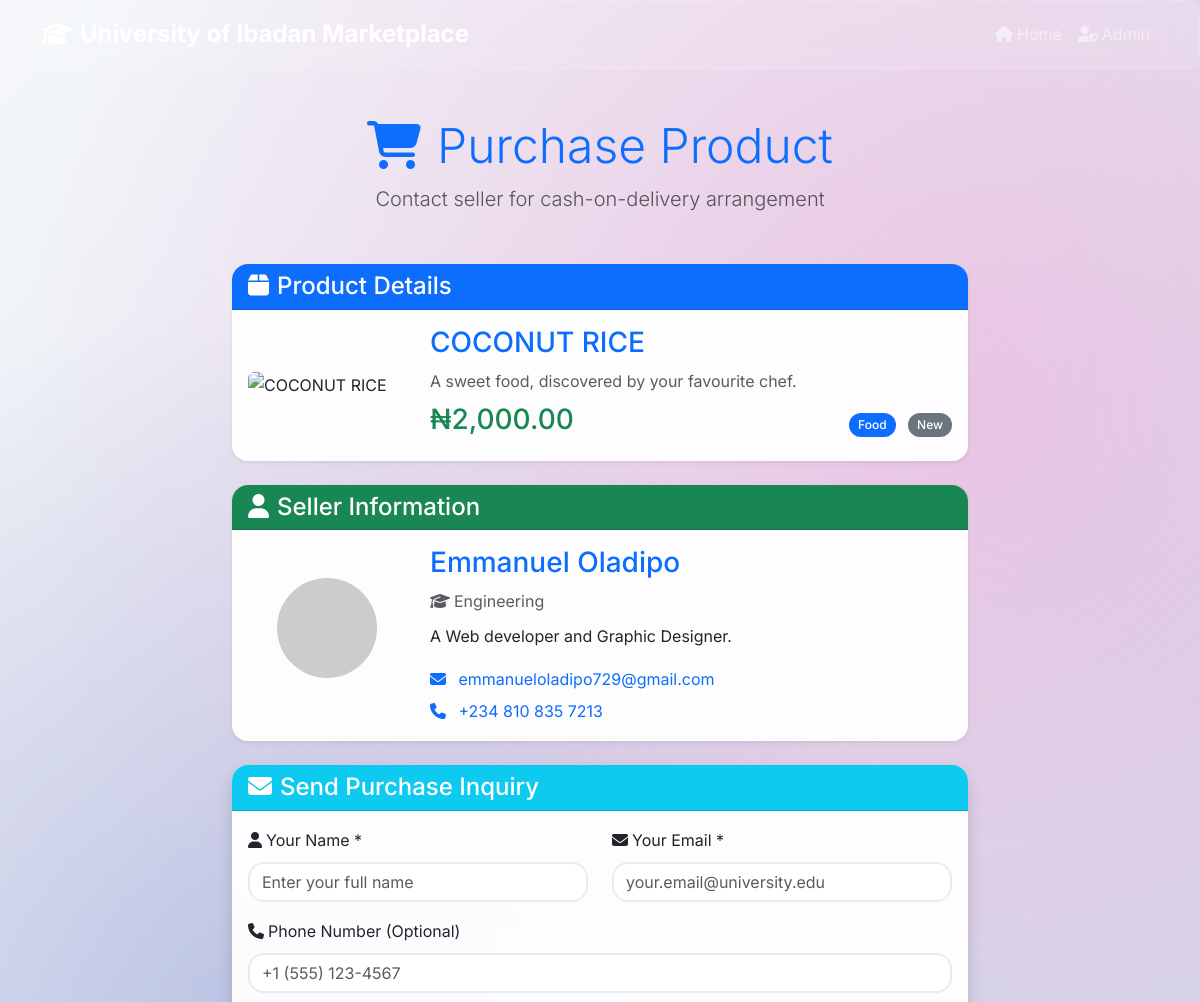
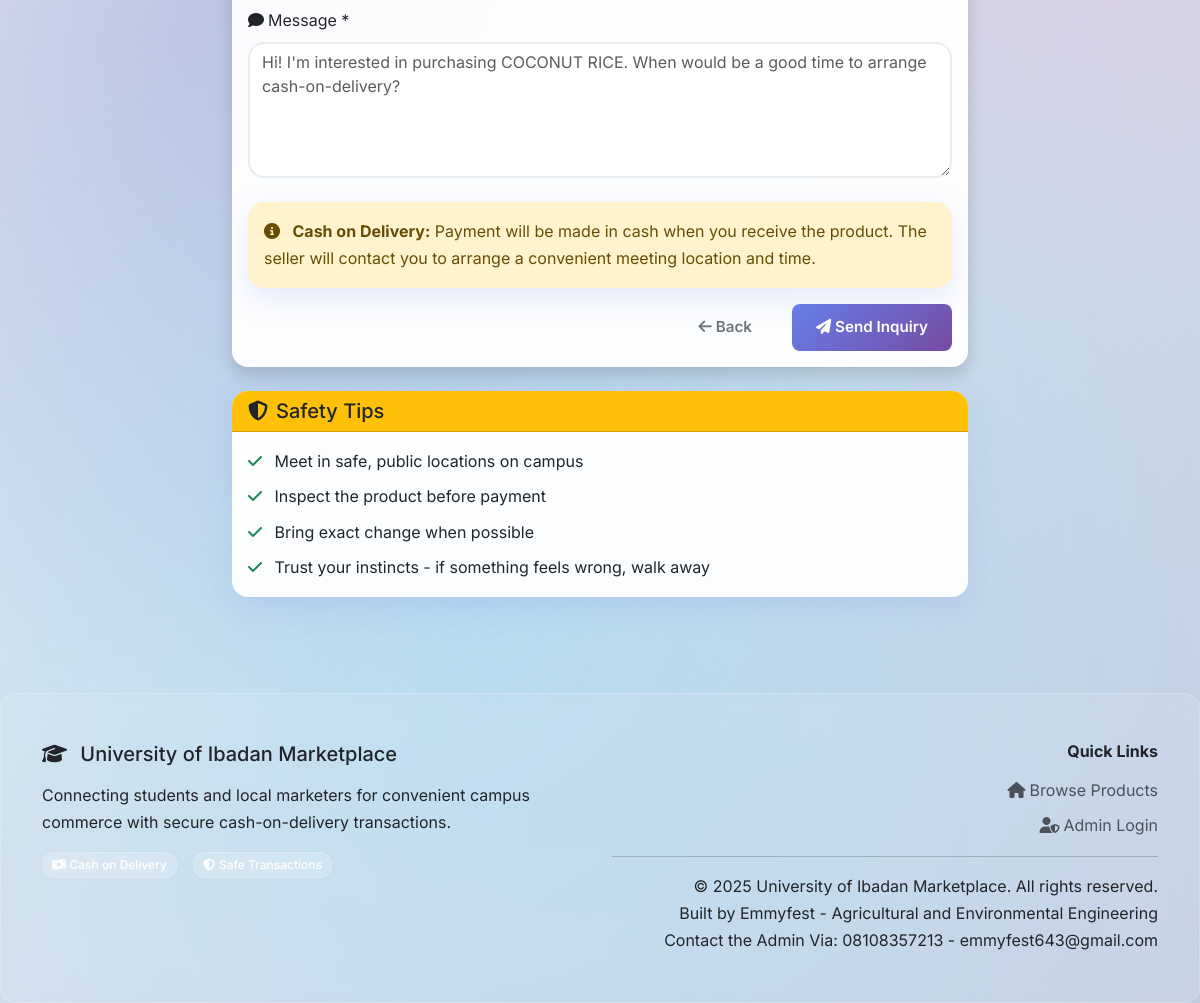
Screenshot of /contact_seller/1?product_id=1 with the database file from the repository (2 pictures, top to bottom).
### models.py (models this page shows, shortened)
class University(db.Model):
    __tablename__ = 'university'
    id = Column(Integer, primary_key=True)
    name = Column(String(200), nullable=False)
    logo_url = Column(String(500))
    primary_color = Column(String(7), default='#007bff')
    secondary_color = Column(String(7), default='#28a745')
    accent_color = Column(String(7), default='#ffc107')
    updated_at = Column(DateTime, default=datetime.utcnow)

class Product(db.Model):
    __tablename__ = 'products'
    id = Column(Integer, primary_key=True)
    seller_id = Column(Integer, ForeignKey('sellers.id'), nullable=False)
    name = Column(String(200), nullable=False)
    description = Column(Text, nullable=False)
    price = Column(Float, nullable=False)
    category = Column(String(50), nullable=False)
    condition = Column(String(50), default='Good')
    image_url = Column(String(500))
    is_available = Column(Boolean, default=True)
    created_at = Column(DateTime, default=datetime.utcnow)
    seller = relationship("Seller", back_populates="products")

class Seller(db.Model):
    __tablename__ = 'sellers'
    id = Column(Integer, primary_key=True)
    name = Column(String(100), nullable=False)
    department = Column(String(100), nullable=False)
    email = Column(String(120), unique=True, nullable=False)
    phone = Column(String(20), nullable=False)
    profile_image_url = Column(String(500))
    bio = Column(Text)
    rating = Column(Float, default=0.0)
    is_active = Column(Boolean, default=True)
    created_at = Column(DateTime, default=datetime.utcnow)
    products = relationship("Product", back_populates="seller", cascade="all, delete-orphan")

### routes.py (the view)
@app.route('/contact_seller/<int:seller_id>')
def contact_seller(seller_id):
    seller = Seller.query.filter_by(id=seller_id, is_active=True).first()
    if not seller:
        flash('Seller not found or inactive.', 'error')
        return redirect(url_for('index'))
    product_id = request.args.get('product_id')
    product = Product.query.get(product_id) if product_id else None
    university = University.query.first()
    return render_template('contact_seller.html', seller=seller, product=product, university=university)

### templates/contact_seller.html (shortened to what this page needs)
{% extends "base.html" %}
{% block content %}
<div class="container py-5">
    <div class="row justify-content-center">
        <div class="col-lg-8">
            <div class="text-center mb-5">
                <h1 class="display-5 text-primary">
                    <i class="fas fa-shopping-cart me-3"></i>Purchase Product
                </h1>
                <p class="lead text-muted">Contact seller for cash-on-delivery arrangement</p>
            </div>
            {% if product %}
            <div class="card mb-4 shadow-sm">
                <div class="card-header bg-primary text-white">
                    <h4 class="card-title mb-0">
                        <i class="fas fa-box me-2"></i>Product Details
                    </h4>
                </div>
                <div class="card-body">
                    <div class="row align-items-center">
                        <div class="col-md-3">
                            <img src="{{ product.image }}"
                                 class="img-fluid rounded"
                                 alt="{{ product.name }}">
                        </div>
                        <div class="col-md-9">
                            <h3 class="text-primary">{{ product.name }}</h3>
                            <p class="text-muted mb-2">{{ product.description }}</p>
                            <div class="d-flex justify-content-between align-items-center">
                                <span class="h3 text-success">{{ product.price|currency }}</span>
                                <div>
                                    <span class="badge bg-primary me-2">{{ product.category }}</span>
                                    <span class="badge bg-secondary">{{ product.condition }}</span>
                                </div>
                            </div>
                        </div>
                    </div>
                </div>
            </div>
            {% endif %}
            <div class="card mb-4 shadow-sm">
                <div class="card-header bg-success text-white">
                    <h4 class="card-title mb-0">
                        <i class="fas fa-user me-2"></i>Seller Information
                    </h4>
                </div>
                <div class="card-body">
                    <div class="row align-items-center">
                        <div class="col-md-3 text-center">
                            <img src="{{ seller.profile_image }}"
                                 class="rounded-circle mb-3"
                                 width="100" height="100"
                                 alt="{{ seller.name }}">
                        </div>
                        <div class="col-md-9">
                            <h3 class="text-primary">{{ seller.name }}</h3>
                            <p class="text-muted mb-2">
                                <i class="fas fa-graduation-cap me-1"></i>{{ seller.department }}
                            </p>
                            {% if seller.bio %}
                            <p class="mb-3">{{ seller.bio }}</p>
                            {% endif %}
                            <div class="contact-info">
                                <p class="mb-1">
                                    <i class="fas fa-envelope text-primary me-2"></i>
                                    <a href="mailto:{{ seller.email }}" class="text-decoration-none">{{ seller.email }}</a>
                                </p>
                                <p class="mb-0">
                                    <i class="fas fa-phone text-primary me-2"></i>
                                    <a href="tel:{{ seller.phone }}" class="text-decoration-none">{{ seller.phone }}</a>
                                </p>
                            </div>
                        </div>
                    </div>
                </div>
            </div>
            <div class="card shadow">
                <div class="card-header bg-info text-white">
                    <h4 class="card-title mb-0">
                        <i class="fas fa-envelope me-2"></i>Send Purchase Inquiry
                    </h4>
                </div>
                <div class="card-body">
                    <form method="POST" action="{{ url_for('submit_contact') }}">
                        <div class="row">
                            <div class="col-md-6">
                                <div class="mb-3">
                                    <label for="buyer_name" class="form-label">
                                        <i class="fas fa-user me-1"></i>Your Name *
                                    </label>
                                    <input type="text"
                                           class="form-control"
                                           id="buyer_name"
                                           name="buyer_name"
                                           placeholder="Enter your full name"
                                           required>
                                </div>
                            </div>
                            <div class="col-md-6">
                                <div class="mb-3">
                                    <label for="buyer_email" class="form-label">
                                        <i class="fas fa-envelope me-1"></i>Your Email *
                                    </label>
                                    <input type="email"
                                           class="form-control"
                                           id="buyer_email"
                                           name="buyer_email"
                                           placeholder="your.email@university.edu"
                                           required>
                                </div>
                            </div>
                        </div>
                        <div class="mb-3">
                            <label for="buyer_phone" class="form-label">
                                <i class="fas fa-phone me-1"></i>Phone Number (Optional)
                            </label>
                            <input type="tel"
                                   class="form-control"
                                   id="buyer_phone"
                                   name="buyer_phone"
                                   placeholder="+1 (555) 123-4567">
                        </div>
                        <div class="mb-4">
                            <label for="message" class="form-label">
                                <i class="fas fa-comment me-1"></i>Message *
                            </label>
                            <textarea class="form-control"
                                      id="message"
                                      name="message"
                                      rows="5"
                                      placeholder="Hi! I'm interested in purchasing {% if product %}{{ product.name }}{% else %}your product{% endif %}. When would be a good time to arrange cash-on-delivery?"
                                      required></textarea>
                        </div>
                        <div class="alert alert-warning">
                            <i class="fas fa-info-circle me-2"></i>
                            <strong>Cash on Delivery:</strong> Payment will be made in cash when you receive the product.
                            The seller will contact you to arrange a convenient meeting location and time.
                        </div>
                        <div class="d-grid gap-2 d-md-flex justify-content-md-end">
                            <a href="{% if product %}{{ url_for('index') }}{% else %}{{ url_for('seller_profile', seller_id=seller.id) }}{% endif %}"
                               class="btn btn-outline-secondary me-md-2">
                                <i class="fas fa-arrow-left me-1"></i>Back
                            </a>
                            <button type="submit" class="btn btn-primary">
                                <i class="fas fa-paper-plane me-1"></i>Send Inquiry
                            </button>
                        </div>
                    </form>
                </div>
            </div>
            <div class="card mt-4 border-warning">
                <div class="card-header bg-warning text-dark">
                    <h5 class="card-title mb-0">
                        <i class="fas fa-shield-alt me-2"></i>Safety Tips
                    </h5>
                </div>
                <div class="card-body">
                    <ul class="list-unstyled mb-0">
                        <li class="mb-2">
                            <i class="fas fa-check text-success me-2"></i>
                            Meet in safe, public locations on campus
                        </li>
                        <li class="mb-2">
                            <i class="fas fa-check text-success me-2"></i>
                            Inspect the product before payment
                        </li>
                        <li class="mb-2">
                            <i class="fas fa-check text-success me-2"></i>
                            Bring exact change when possible
                        </li>
                        <li class="mb-0">
                            <i class="fas fa-check text-success me-2"></i>
                            Trust your instincts - if something feels wrong, walk away
                        </li>
                    </ul>
                </div>
            </div>
        </div>
    </div>
</div>
{% endblock %}

### templates/base.html (shortened to what this page needs)
<!DOCTYPE html>
<html lang="en">
<head>
    <link href="https://cdn.jsdelivr.net/npm/bootstrap@5.3.0/dist/css/bootstrap.min.css" rel="stylesheet">
    <link href="https://cdnjs.cloudflare.com/ajax/libs/font-awesome/6.4.0/css/all.min.css" rel="stylesheet">
    <link href="{{ url_for('static', filename='css/style.css') }}" rel="stylesheet">
</head>
<body class="bg-animated">
    <nav class="navbar navbar-expand-lg navbar-dark sticky-top glass-effect">
        <div class="container">
            <a class="navbar-brand fw-bold" href="{{ url_for('index') }}">
                <i class="fas fa-graduation-cap me-2" {% if university and university.logo_url %}style="display:none;"{% endif %}></i>
                {{ university.name if university else 'University Marketplace' }}
            </a>
            <div class="collapse navbar-collapse" id="navbarNav">
                <ul class="navbar-nav ms-auto">
                    <li class="nav-item">
                        <a class="nav-link" href="{{ url_for('index') }}">
                            <i class="fas fa-home me-1"></i>Home
                        </a>
                    </li>
                    {% if admin_logged_in %}
                    <li class="nav-item">
                        <a class="nav-link" href="{{ url_for('admin') }}">
                            <i class="fas fa-cog me-1"></i>Admin Panel
                        </a>
                    </li>
                    <li class="nav-item">
                        <a class="nav-link" href="{{ url_for('admin_logout') }}">
                            <i class="fas fa-sign-out-alt me-1"></i>Logout
                        </a>
                    </li>
                    {% else %}
                    <li class="nav-item">
                        <a class="nav-link" href="{{ url_for('admin_login') }}">
                            <i class="fas fa-user-shield me-1"></i>Admin
                        </a>
                    </li>
                    {% endif %}
                </ul>
            </div>
        </div>
    </nav>
    <main>
        {% block content %}{% endblock %}
    </main>
    <footer class="glass-effect text-light py-5 mt-5">
        <div class="container">
            <div class="row">
                <div class="col-md-6">
    <h5 class="mb-3 text-dark">
        <i class="fas fa-graduation-cap me-2" {% if university and university.logo_url %}style="display:none;"{% endif %}></i>
        {{ university.name if university else 'University Marketplace' }}
    </h5>
    <p class="text-dark opacity-85">Connecting students and local marketers for convenient campus commerce with secure cash-on-delivery transactions.</p>
    <div class="d-flex gap-3 mt-3">
        <span class="badge hero-badge">
            <i class="fas fa-money-bill-wave me-1"></i>Cash on Delivery
        </span>
        <span class="badge hero-badge">
            <i class="fas fa-shield-alt me-1"></i>Safe Transactions
        </span>
    </div>
</div>
<div class="col-md-6 text-md-end">
    <h6 class="text-dark mb-3 fw-bold">Quick Links</h6>
    <div class="d-flex flex-column align-items-md-end gap-2">
        <a href="{{ url_for('index') }}" class="text-dark text-decoration-none opacity-75 hover-opacity-100">
            <i class="fas fa-home me-1"></i>Browse Products
        </a>
        {% if admin_logged_in %}
        <a href="{{ url_for('admin') }}" class="text-dark text-decoration-none opacity-75 hover-opacity-100">
            <i class="fas fa-cog me-1"></i>Admin Panel
        </a>
        {% else %}
        <a href="{{ url_for('admin_login') }}" class="text-dark text-decoration-none opacity-75 hover-opacity-100">
            <i class="fas fa-user-shield me-1"></i>Admin Login
        </a>
        {% endif %}
    </div>
    <hr class="text-dark opacity-30 my-3">
    <p class="text-dark opacity-60 mb-0">© 2025 {{ university.name if university else 'University Marketplace' }}. All rights reserved.<br>Built by Emmyfest - Agricultural and
    Environmental Engineering <br>Contact the Admin Via: 08108357213 - emmyfest643@gmail.com </p>
</div>
    </footer>
</body>
</html>

### rows the page displays
University: name "University of Ibadan Marketplace"
Product: name "COCONUT RICE", description "A sweet food, discovered by your favourite chef.", price "₦2,000.00", category "Food", condition "New", message "Hi! I'm interested in purchasing COCONUT RICE. When would be a good time to arrange cash-on-delivery?"
Seller: name "Emmanuel Oladipo", department "Engineering", bio "A Web developer and Graphic Designer.", email "emmanueloladipo729@gmail.com", phone "+234 810 835 7213"
